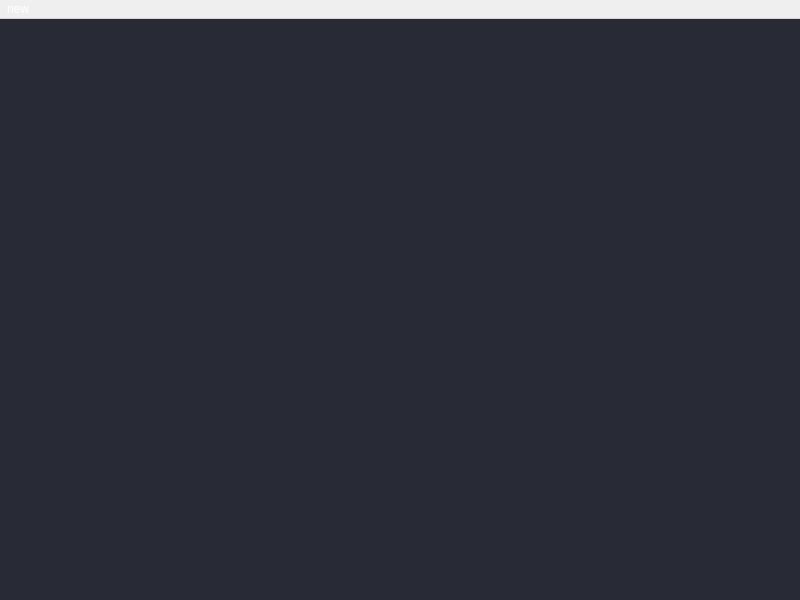
<?xml version="1.0" encoding="UTF-8"?>
<ui version="4.0">
 <class>MainWindow</class>
 <widget class="QMainWindow" name="MainWindow">
  <property name="geometry">
   <rect>
    <x>0</x>
    <y>0</y>
    <width>800</width>
    <height>600</height>
   </rect>
  </property>
  <property name="windowTitle">
   <string>MainWindow</string>
  </property>
  <property name="styleSheet">
   <string notr="true">QMainWindow {
    background-color: rgb(40, 42, 54);
}

QMenuBar {	
	spacing: 3px;    	
	color: white;
 	alternate-background-color: #333;
}
</string>
  </property>
  <widget class="QWidget" name="centralwidget">
   <property name="styleSheet">
    <string notr="true">background-color: rgb(40, 42, 54);</string>
   </property>
  </widget>
  <widget class="QMenuBar" name="menuBar">
   <property name="geometry">
    <rect>
     <x>0</x>
     <y>0</y>
     <width>800</width>
     <height>30</height>
    </rect>
   </property>
   <widget class="QMenu" name="menunew">
    <property name="title">
     <string>new</string>
    </property>
   </widget>
   <addaction name="menunew"/>
  </widget>
 </widget>
 <resources/>
 <connections/>
</ui>
